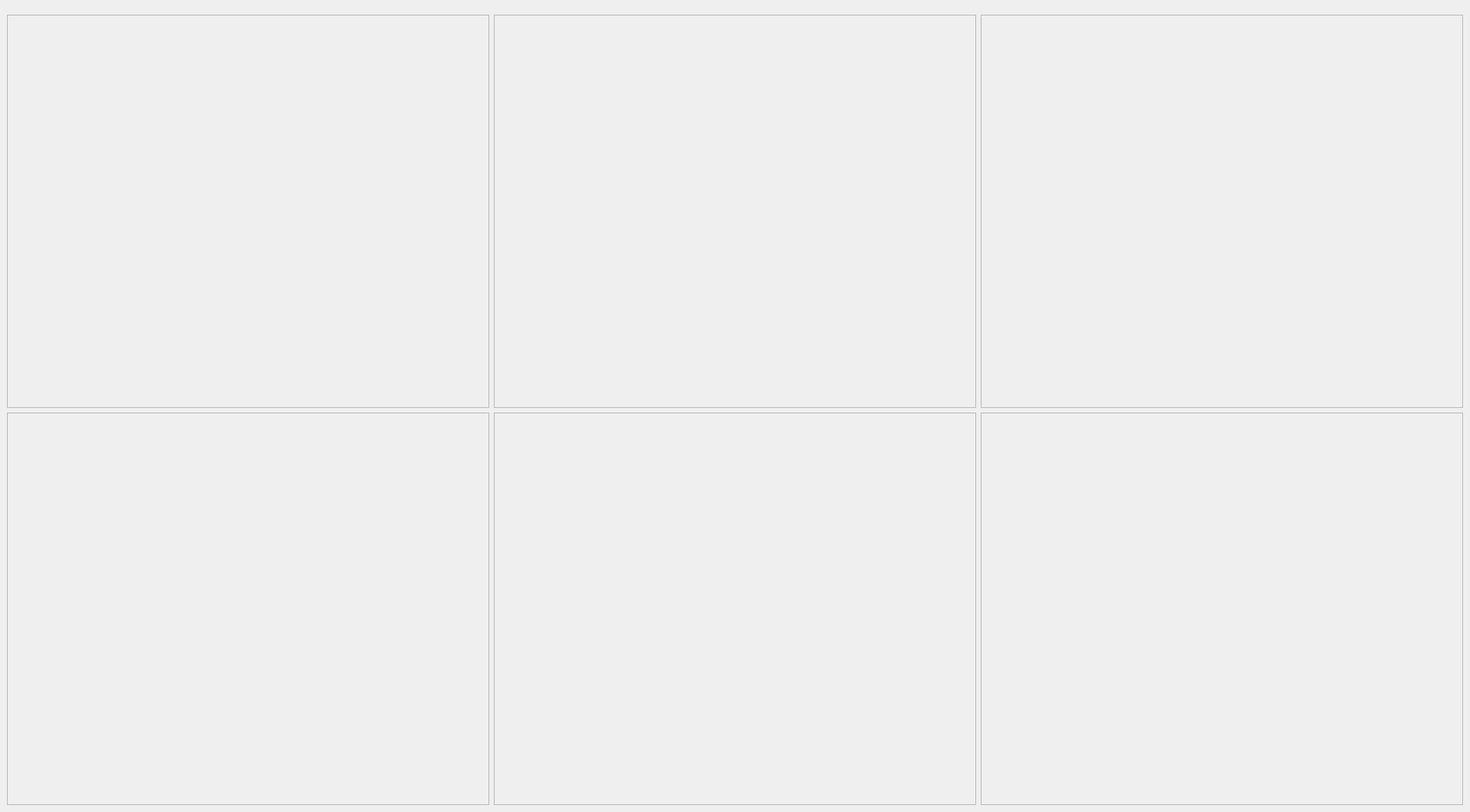
       <widget class="QWidget" name="page">
        <widget class="QWidget" name="gridLayoutWidget">
         <property name="geometry">
          <rect>
           <x>9</x>
           <y>19</y>
           <width>1881</width>
           <height>1021</height>
          </rect>
         </property>
         <layout class="QGridLayout" name="gridLayout">
          <item row="0" column="1">
           <widget class="QFrame" name="frame_3">
            <property name="frameShape">
             <enum>QFrame::Shape::StyledPanel</enum>
            </property>
            <property name="frameShadow">
             <enum>QFrame::Shadow::Raised</enum>
            </property>
           </widget>
          </item>
          <item row="1" column="0">
           <widget class="QFrame" name="frame">
            <property name="frameShape">
             <enum>QFrame::Shape::StyledPanel</enum>
            </property>
            <property name="frameShadow">
             <enum>QFrame::Shadow::Raised</enum>
            </property>
           </widget>
          </item>
          <item row="0" column="0">
           <widget class="QFrame" name="frame_2">
            <property name="frameShape">
             <enum>QFrame::Shape::StyledPanel</enum>
            </property>
            <property name="frameShadow">
             <enum>QFrame::Shadow::Raised</enum>
            </property>
           </widget>
          </item>
          <item row="0" column="2">
           <widget class="QFrame" name="frame_4">
            <property name="frameShape">
             <enum>QFrame::Shape::StyledPanel</enum>
            </property>
            <property name="frameShadow">
             <enum>QFrame::Shadow::Raised</enum>
            </property>
           </widget>
          </item>
          <item row="1" column="1">
           <widget class="QFrame" name="frame_5">
            <property name="frameShape">
             <enum>QFrame::Shape::StyledPanel</enum>
            </property>
            <property name="frameShadow">
             <enum>QFrame::Shadow::Raised</enum>
            </property>
           </widget>
          </item>
          <item row="1" column="2">
           <widget class="QFrame" name="frame_6">
            <property name="frameShape">
             <enum>QFrame::Shape::StyledPanel</enum>
            </property>
            <property name="frameShadow">
             <enum>QFrame::Shadow::Raised</enum>
            </property>
           </widget>
          </item>
         </layout>
        </widget>
       </widget>
